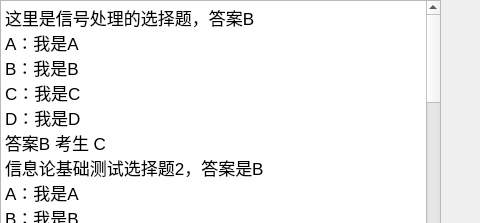
<?xml version="1.0" encoding="UTF-8"?>
<ui version="4.0">
 <class>scorepaper</class>
 <widget class="QDialog" name="scorepaper">
  <property name="geometry">
   <rect>
    <x>0</x>
    <y>0</y>
    <width>480</width>
    <height>223</height>
   </rect>
  </property>
  <property name="windowTitle">
   <string>Dialog</string>
  </property>
  <widget class="QTextBrowser" name="textBrowser">
   <property name="geometry">
    <rect>
     <x>0</x>
     <y>0</y>
     <width>441</width>
     <height>251</height>
    </rect>
   </property>
   <property name="html">
    <string>&lt;!DOCTYPE HTML PUBLIC &quot;-//W3C//DTD HTML 4.0//EN&quot; &quot;http://www.w3.org/TR/REC-html40/strict.dtd&quot;&gt;
&lt;html&gt;&lt;head&gt;&lt;meta name=&quot;qrichtext&quot; content=&quot;1&quot; /&gt;&lt;style type=&quot;text/css&quot;&gt;
p, li { white-space: pre-wrap; }
&lt;/style&gt;&lt;/head&gt;&lt;body style=&quot; font-family:'.SF NS Text'; font-size:13pt; font-weight:400; font-style:normal;&quot;&gt;
&lt;p style=&quot; margin-top:0px; margin-bottom:0px; margin-left:0px; margin-right:0px; -qt-block-indent:0; text-indent:0px;&quot;&gt;这里是信号处理的选择题，答案B&lt;/p&gt;
&lt;p style=&quot; margin-top:0px; margin-bottom:0px; margin-left:0px; margin-right:0px; -qt-block-indent:0; text-indent:0px;&quot;&gt;A：我是A&lt;/p&gt;
&lt;p style=&quot; margin-top:0px; margin-bottom:0px; margin-left:0px; margin-right:0px; -qt-block-indent:0; text-indent:0px;&quot;&gt;B：我是B&lt;/p&gt;
&lt;p style=&quot; margin-top:0px; margin-bottom:0px; margin-left:0px; margin-right:0px; -qt-block-indent:0; text-indent:0px;&quot;&gt;C：我是C&lt;/p&gt;
&lt;p style=&quot; margin-top:0px; margin-bottom:0px; margin-left:0px; margin-right:0px; -qt-block-indent:0; text-indent:0px;&quot;&gt;D：我是D&lt;/p&gt;
&lt;p style=&quot; margin-top:0px; margin-bottom:0px; margin-left:0px; margin-right:0px; -qt-block-indent:0; text-indent:0px;&quot;&gt;答案B 考生 C&lt;/p&gt;
&lt;p style=&quot; margin-top:0px; margin-bottom:0px; margin-left:0px; margin-right:0px; -qt-block-indent:0; text-indent:0px;&quot;&gt;信息论基础测试选择题2，答案是B&lt;/p&gt;
&lt;p style=&quot; margin-top:0px; margin-bottom:0px; margin-left:0px; margin-right:0px; -qt-block-indent:0; text-indent:0px;&quot;&gt;A：我是A&lt;/p&gt;
&lt;p style=&quot; margin-top:0px; margin-bottom:0px; margin-left:0px; margin-right:0px; -qt-block-indent:0; text-indent:0px;&quot;&gt;B：我是B&lt;/p&gt;
&lt;p style=&quot; margin-top:0px; margin-bottom:0px; margin-left:0px; margin-right:0px; -qt-block-indent:0; text-indent:0px;&quot;&gt;C：我是C&lt;/p&gt;
&lt;p style=&quot; margin-top:0px; margin-bottom:0px; margin-left:0px; margin-right:0px; -qt-block-indent:0; text-indent:0px;&quot;&gt;D：我是D&lt;/p&gt;
&lt;p style=&quot; margin-top:0px; margin-bottom:0px; margin-left:0px; margin-right:0px; -qt-block-indent:0; text-indent:0px;&quot;&gt;答案B 考生C&lt;/p&gt;
&lt;p style=&quot; margin-top:0px; margin-bottom:0px; margin-left:0px; margin-right:0px; -qt-block-indent:0; text-indent:0px;&quot;&gt;信息论基础测试选择题1，答案是B&lt;/p&gt;
&lt;p style=&quot; margin-top:0px; margin-bottom:0px; margin-left:0px; margin-right:0px; -qt-block-indent:0; text-indent:0px;&quot;&gt;A：我是A&lt;/p&gt;
&lt;p style=&quot; margin-top:0px; margin-bottom:0px; margin-left:0px; margin-right:0px; -qt-block-indent:0; text-indent:0px;&quot;&gt;B：我是B&lt;/p&gt;
&lt;p style=&quot; margin-top:0px; margin-bottom:0px; margin-left:0px; margin-right:0px; -qt-block-indent:0; text-indent:0px;&quot;&gt;C：我是C&lt;/p&gt;
&lt;p style=&quot; margin-top:0px; margin-bottom:0px; margin-left:0px; margin-right:0px; -qt-block-indent:0; text-indent:0px;&quot;&gt;D：我是D&lt;/p&gt;
&lt;p style=&quot; margin-top:0px; margin-bottom:0px; margin-left:0px; margin-right:0px; -qt-block-indent:0; text-indent:0px;&quot;&gt;答案B 考生B&lt;/p&gt;
&lt;p style=&quot; margin-top:0px; margin-bottom:0px; margin-left:0px; margin-right:0px; -qt-block-indent:0; text-indent:0px;&quot;&gt;请问我只想做个安静的美男子有什么错？&lt;/p&gt;
&lt;p style=&quot; margin-top:0px; margin-bottom:0px; margin-left:0px; margin-right:0px; -qt-block-indent:0; text-indent:0px;&quot;&gt;A:太傻逼&lt;/p&gt;
&lt;p style=&quot; margin-top:0px; margin-bottom:0px; margin-left:0px; margin-right:0px; -qt-block-indent:0; text-indent:0px;&quot;&gt;B：目中无人&lt;/p&gt;
&lt;p style=&quot; margin-top:0px; margin-bottom:0px; margin-left:0px; margin-right:0px; -qt-block-indent:0; text-indent:0px;&quot;&gt;C：自娱自乐&lt;/p&gt;
&lt;p style=&quot; margin-top:0px; margin-bottom:0px; margin-left:0px; margin-right:0px; -qt-block-indent:0; text-indent:0px;&quot;&gt;D：好吧，呵呵&lt;/p&gt;
&lt;p style=&quot; margin-top:0px; margin-bottom:0px; margin-left:0px; margin-right:0px; -qt-block-indent:0; text-indent:0px;&quot;&gt;答案D 考生D&lt;/p&gt;
&lt;p style=&quot;-qt-paragraph-type:empty; margin-top:0px; margin-bottom:0px; margin-left:0px; margin-right:0px; -qt-block-indent:0; text-indent:0px;&quot;&gt;&lt;br /&gt;&lt;/p&gt;&lt;/body&gt;&lt;/html&gt;</string>
   </property>
  </widget>
 </widget>
 <resources/>
 <connections/>
</ui>
